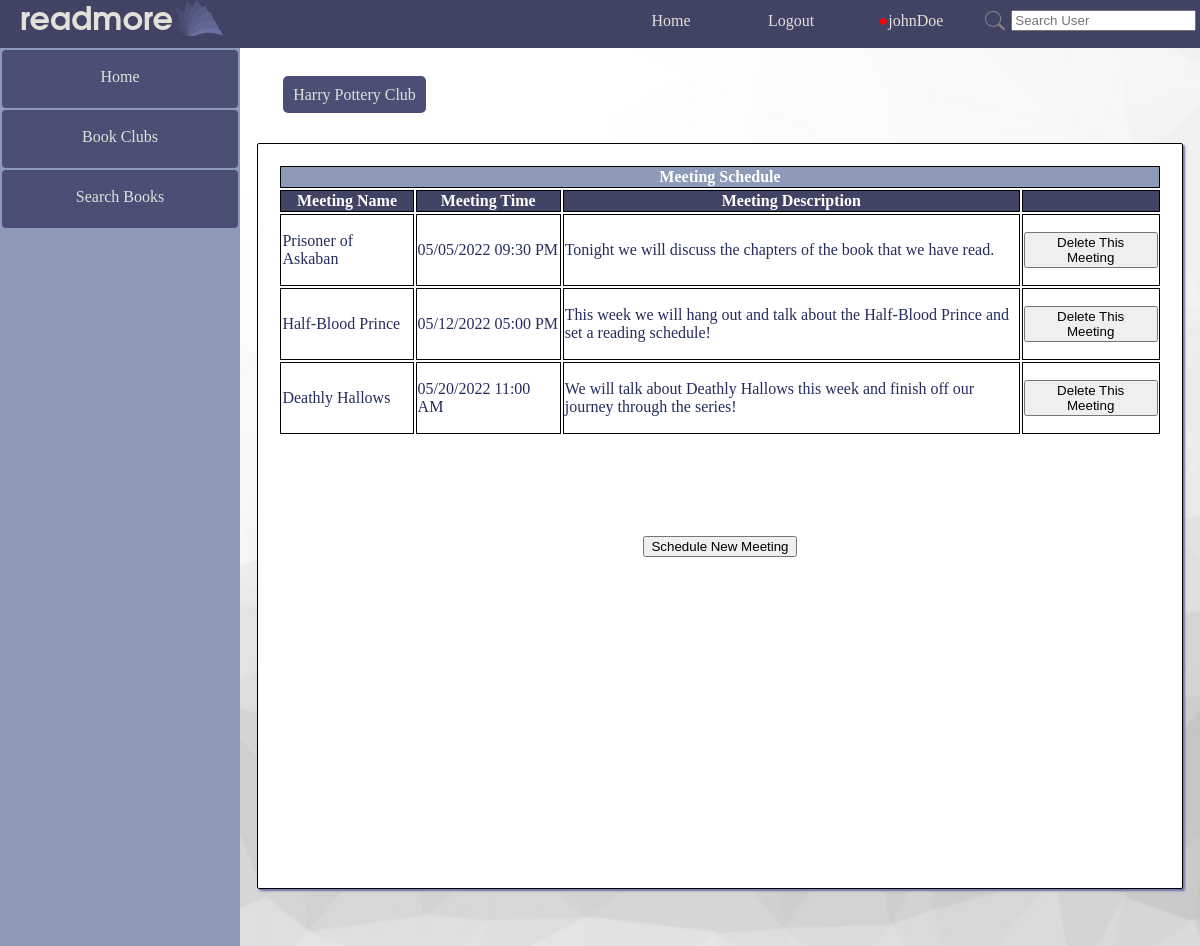
The page /readmore/club_schedule/13/ (signed in) on the database its author committed.
### readmore_app/models.py (models this page shows)
class Club(models.Model):
    club_id = models.AutoField(primary_key=True)
    club_name = models.CharField(max_length=100)
    club_description = models.TextField(blank=True)
    club_owner = models.ForeignKey(UserExt, on_delete=models.CASCADE)
    club_users = models.ManyToManyField(UserExt, related_name="user_clubs")
    club_pending_invites = models.ManyToManyField('UserExt', related_name="pending_invites", blank=True)
    club_library = models.ManyToManyField('ClubBook', related_name='clubs', blank=True)

class Meeting(models.Model):
    meeting_id = models.AutoField(primary_key=True)
    meeting_name = models.CharField(max_length=100, blank=True)
    meeting_description = models.TextField(blank=True)
    meeting_club = models.ForeignKey(Club, models.CASCADE)
    meeting_time = models.DateTimeField()
    @staticmethod
    def update_meetings(club_id):
        club = Club.objects.get(pk=club_id)
        club_meetings = Meeting.objects.filter(meeting_club=club)
        delete_ids = []
        for meeting in club_meetings:
            if meeting.meeting_time < timezone.now():
                delete_ids.append(meeting.meeting_id)
        for id in delete_ids:
            Meeting.objects.get(pk=id).delete()
        return bool(delete_ids)

### readmore_app/views.py (the view, shortened to what this page needs)
# urls.py: path('club_schedule/<int:club_id>/', views.club_schedule, name='club_schedule'),
def club_schedule(request, club_id):
    if not request.user.is_authenticated:
        return HttpResponseRedirect(reverse("readmore_app:login"))
    real_user = UserExt.objects.get(pk=request.user.id)
    club = get_object_or_404(Club, club_id=club_id)
    meetings = Meeting.objects.filter(meeting_club=club).order_by('meeting_time')
    Meeting.update_meetings(club_id)
    if real_user == club.club_owner:
        message = False
        if request.method != "POST":
            form = meetingform()
            return render(request, "readmore_app/schedule.html", {"real_user": real_user, "club": club, 'meetings': meetings, 'form': form})
    else:
        return render(request, "readmore_app/schedule_member_view.html", {"real_user": real_user, 'meetings': meetings, "club": club})

### readmore_app/forms.py (shortened to what this page needs)
class meeting(forms.Form):
    meeting_name = forms.CharField(widget=forms.TextInput(attrs={'size':50}), validators=[validators.RegexValidator(regex="^.{0,100}$", message="Meeting name must be less than 100 characters.")], required=False)
    meeting_date = forms.DateField(widget=forms.SelectDateWidget(years=[*range(datetime.now().year, datetime.now().year + 100)]))
    meeting_time = forms.TimeField(widget=forms.TimeInput(attrs={"type": "time"}))
    meeting_description = forms.CharField(validators=[validators.RegexValidator(".{0,300}$", message="Description must be 300 or fewer characters.")], widget=forms.Textarea(attrs={'cols': 50, 'rows': 6, 'style': 'resize: vertical;'}), required=False)

### readmore_app/templatetags/extras.py (called while the page is built)
@register.simple_tag
def num_notifications(user_id):
    try:
        this_user = UserExt.objects.get(pk=user_id)
        return Notification.objects.filter(notification_user=this_user).count()
    except Exception as e:
        return ""

### readmore_app/templates/readmore_app/schedule.html (shortened to what this page needs)
{% extends parent_template|default:"base.html" %}
{% load static %}
{% load extras %}
{% block content %}
<div style="display:flex;flex-direction: column;align-items: center;padding: 4% 0%;margin-left:0%;height:fit-content;">
<div style="align-self: flex-start;margin-left: 4.5%;">
	<a class="anchor_button" href="{% url 'readmore_app:club' club.club_id %}" style="margin-top: 1.5%; ">{{ club.club_name }}</a>
</div>
<div class="basic_card" style="width: 92%;">
<center>
    <table id="schedule">
        <tr><th colspan="4" style="text-align: center; background: #8d9ab8; color: white;">Meeting Schedule</th></tr>
        <tr>
            <th style="background: #414364; color: white;">Meeting Name</th>
            <th style="background: #414364; color: white;">Meeting Time</th>
            <th style="background: #414364; color: white;">Meeting Description</th>
            <th style="background: #414364; color: white;"></th>
        </tr>
        {% for meeting in meetings %}
        <tr id="meeting{{ meeting.meeting_id }}">
            <td class="meeting_name" style="max-width: 15vw; word-wrap: break-word;"><p>{% if not meeting.meeting_name %}(Unnamed Meeting){% endif %}{{ meeting.meeting_name }}</p></td>
            <td>{{ meeting.meeting_time|date:'m/d/Y h:i A' }}</td>
            <td class="meeting_desc" style="max-width: 38vw; word-wrap: break-word;"><p>{{ meeting.meeting_description }}</p></td>
            <td><button onclick="deleteMeeting({{ meeting.meeting_id }});">Delete This Meeting</button></td>
        </tr>
        {% endfor %}
    </table>
    <div style="height: 100px;"></div>
    <button id="show_form_button" onclick="show_form();" style="{% if request.method == 'POST' %}display:none{% endif %}">Schedule New Meeting</button>
    </center>
</div>
</div>
{% endblock %}

### templates/base.html (shortened to what this page needs)
{% load extras %}
{% load static %}
<!DOCTYPE html>
<html lang="en">
  <head>
    <link rel=stylesheet href="{% static 'readmore_app/style.css' %}">
  </head>
  <body>
    <div class="container" >
      <div class="navbar navbar_wrapper">
        <div class="navbar">
          <div><h2 class="logo">readmore</h2></div>
          <div><img src="{% static 'readmore_app/logo_small.png' %}"></div>
        </div>
        <div class="navbar_links" style="padding-right:2%;">
          <a class="link" href="{% url 'readmore_app:index' %}">Home</a>
          {% if not user.is_authenticated %}
          <a class="link" href="{% url 'readmore_app:login' %}" >Login</a>
          <a class="link" href="{% url 'readmore_app:registration' %}">Register</a>
          {% else %}
          <a href="{% url 'readmore_app:logout' %}" >Logout</a>
          <div id="drop">
              {% num_notifications user.id as has_notifications %}
              <a  href="{% url 'readmore_app:profile' user.id %}" style="padding-bottom:17px;"><span id="notification_dot" style="color: red;">{% if has_notifications %}●{% endif %}</span>{{ user.username }}</a>
          </div>
          <div style="padding: 0.5%;">
            <form style="display: flex; left: 0px; position: relative; top:7px; align-items: center;" class="link" method="POST" action="{% url 'readmore_app:user_search_results' %}">
              <input type="image" width="20px" style="margin-right: 3%;" src="{% static 'readmore_app/logo_search.png' %}">
              <input type="text" placeholder="Search User" name="search_query" >
            </form>
          </div>
          {% endif %}
        </div>
      </div>
      <div class="content-container">
          {% if user.is_authenticated %}
          <div class="sidebar">
              <a href="{% url 'readmore_app:index' %}">Home</a>
              <a href="{% url 'readmore_app:book_clubs' %}">Book Clubs</a>
              <a href="{% url 'readmore_app:search_book' %}">Search Books</a>
          </div>
          <main style="margin:0;">
          {% endif %}
          {% block content %}{% endblock %}
          </main>
      </div>
    </div>
  </body>
</html>

### readmore_app/static/readmore_app/style.css (style rules this page uses)
body { font-family: Garamond, Georgia, serif; margin:0; overflow: hidden; }
a { text-decoration: none; }
h2.logo { color:#e2e2db; font-family:Arial, Helvetica, sans-serif; font-weight:800px; margin-left: 20px; font-size:32px; margin-top: 6px; }
.container { display:flex; flex-flow: column; height: inherit; overflow: hidden; }
.content-container { display: flex; justify-content: start; flex-direction: row; flex-wrap: nowrap; height: 100vh; }
h2.logo { color:#e2e2db; font-family: Avantgarde, TeX Gyre Adventor, URW Gothic L, sans-serif; font-weight:800px; margin-left: 20px; font-size:32px; margin-top: 6px; }
main { background-image: url(white_background.jpg); background-attachment:scroll; background-size:cover; display: flex; width: 80%; min-height: 100%; height: 100% auto; color: #232D5E; overflow-y: auto; overflow-x: hidden; justify-content:center; }
main > * { margin-left: 4.5%; }
main > div { width: 100%; }
#drop { display: flex; flex-direction: column; align-content: center; align-items: center; margin-right:2%; }
.basic_card { border-radius: 2px; box-shadow: 2px 2px 2px#7074ac; border-color: black; width: 100%; background-color: white; min-height: 70vh; height:fit-content; overflow: hidden; border-style: solid; border-width: 1px; padding: 20px; padding-bottom: 10%; margin: 4%; }
.anchor_button { border-radius: 5px; color: #e2e2db; height: auto; width: fit-content; border: none; padding: 10px; background: #4b4e75; }
div.sidebar { position: relative; text-align: center; background: #8d9ab8; width:20%; height:100vh; }
.sidebar a { margin: 2px 2px 2px 2px; border-radius: 4px; color: #e2e2db; height: 30px; display:block; width:auto; border:none; padding: 10px; padding-top: 18px ; background: #4b4e75; }
.navbar_wrapper { padding-right: 2%; width:100%; }
.navbar { height:3em; }
div.navbar { float:initial; display: flex; border: none; position: relative; background: #414364; z-index: 1; justify-content: space-between; }
.navbar a { min-width: 120px; text-align: center; border-radius: 4px; font-size: medium; text-decoration: none; color: #e2e2db; background: none; padding: 12px 0px; }
.navbar_links { float:initial; display: flex; border: none; position: relative; z-index: 1; justify-content: space-between; }

### readmore_app/templates/readmore_app/schedule.html (style rules this page uses)
#schedule td { border: 1px solid black; }
#schedule th { border: 1px solid black; }

### rows shown on the page
Club: club_name "Harry Pottery Club"
Meeting: meeting_name "Prisoner of Askaban", meeting_time "05/05/2022 09:30 PM", meeting_description "Tonight we will discuss the chapters of the book that we have read."
Meeting: meeting_name "Half-Blood Prince", meeting_time "05/12/2022 05:00 PM", meeting_description "This week we will hang out and talk about the Half-Blood Prince and set a reading schedule!"
Meeting: meeting_name "Deathly Hallows", meeting_time "05/20/2022 11:00 AM", meeting_description "We will talk about Deathly Hallows this week and finish off our journey through the series!"

### other values the page prints
{{ user.username }} "johnDoe"
